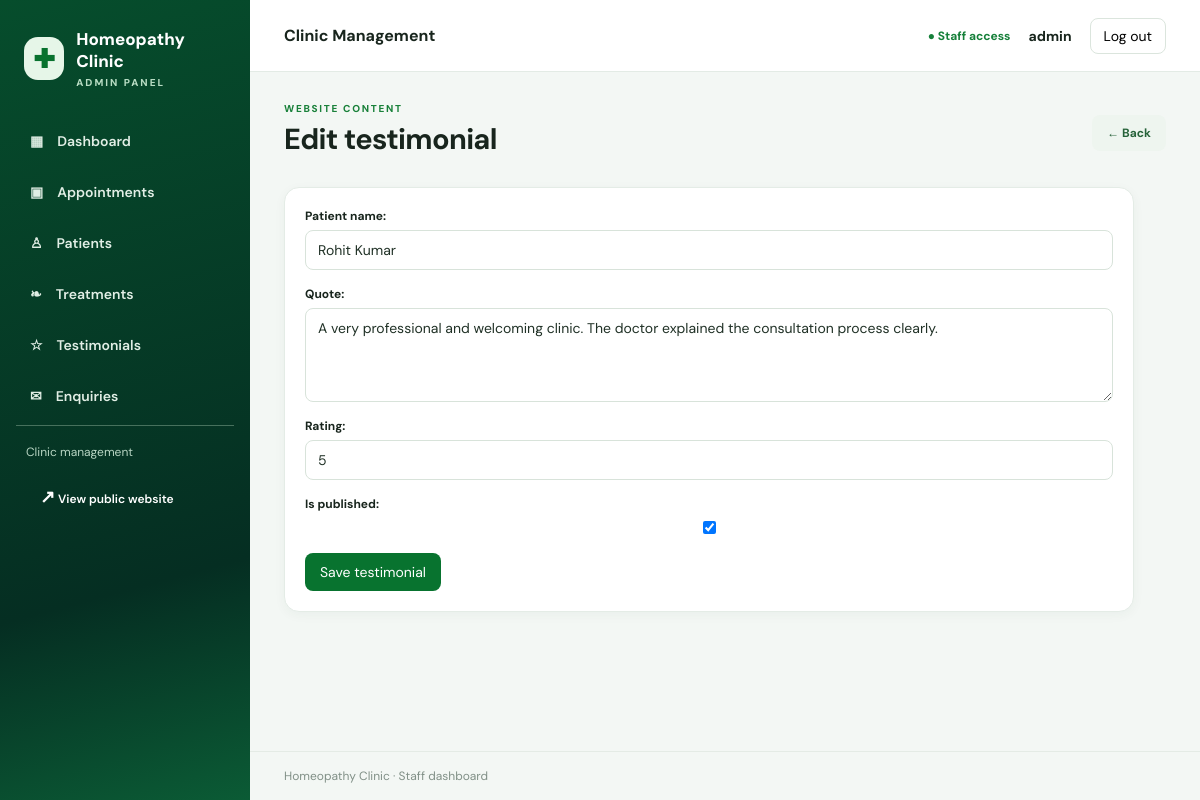
/clinic-admin/testimonials/2/edit/ (signed in), run on the app's committed database.
### website/models.py (models this page shows, shortened)
class Testimonial(models.Model):
    patient_name = models.CharField(max_length=100)
    quote = models.TextField()
    rating = models.PositiveSmallIntegerField(default=5)
    is_published = models.BooleanField(default=True)
    created_at = models.DateTimeField(auto_now_add=True)
    class Meta:
        ordering = ['-created_at']

### clinic_dashboard/views.py (the view)
# urls.py: path('testimonials/<int:pk>/edit/', views.testimonial_edit, name='testimonial_edit'),
@staff_member_required
def testimonial_edit(request, pk):
    obj = get_object_or_404(Testimonial, pk=pk)
    form = TestimonialForm(request.POST or None, instance=obj)
    if request.method == 'POST' and form.is_valid():
        form.save(); messages.success(request, 'Testimonial updated.'); return redirect('clinic_dashboard:testimonials')
    return render(request, 'clinic_dashboard/testimonial_form.html', {'form': form, 'page_title': 'Edit testimonial'})

### clinic_dashboard/forms.py
class TestimonialForm(forms.ModelForm):
    class Meta:
        model = Testimonial
        fields = ['patient_name', 'quote', 'rating', 'is_published']
        widgets = {'quote': forms.Textarea(attrs={'rows': 4})}

### clinic_dashboard/context_processors.py (called while the page is built)
def clinic_dashboard_context(request):
    return {'now': timezone.localtime()}

### templates/clinic_dashboard/testimonial_form.html
{% extends 'clinic_dashboard/base.html' %}{% block title %}{{ page_title }}{% endblock %}{% block content %}<div class="page-heading"><div><p class="eyebrow">WEBSITE CONTENT</p><h1>{{ page_title }}</h1></div><a class="btn btn-light" href="{% url 'clinic_dashboard:testimonials' %}">← Back</a></div><section class="panel form-panel"><form method="post">{% csrf_token %}{{ form.as_p }}<button class="btn" type="submit">Save testimonial</button></form></section>{% endblock %}

### templates/clinic_dashboard/base.html (shortened to what this page needs)
{% load static %}
<!doctype html>
<html lang="en">
<head>
    <link rel="stylesheet" href="{% static 'dashboard/css/admin.css' %}">{% block extra_head %}{% endblock %}
</head>
<body class="admin-body">
    <aside class="sidebar">
        <a class="admin-brand" href="{% url 'clinic_dashboard:dashboard' %}">
            <span class="brand-mark">✚</span>
            <span>Homeopathy Clinic<small>ADMIN PANEL</small></span>
        </a>
        <nav class="side-nav">
            <a href="{% url 'clinic_dashboard:dashboard' %}" class="{% if request.resolver_match.url_name == 'dashboard' %}active{% endif %}">▦ <span>Dashboard</span></a>
            <a href="{% url 'clinic_dashboard:appointments' %}">▣ <span>Appointments</span></a>
            <a href="{% url 'clinic_dashboard:patients' %}">♙ <span>Patients</span></a>
            <a href="{% url 'clinic_dashboard:treatments' %}">❧<span>Treatments</span></a>
            <a href="{% url 'clinic_dashboard:testimonials' %}">☆ <span>Testimonials</span></a>
            <a href="{% url 'clinic_dashboard:enquiries' %}">✉ <span>Enquiries</span></a>
        <div class="sidebar-bottom"><span>Clinic management</span><a href="{% url 'home' %}" target="_blank"
                rel="noopener">↗ View public website</a></div>
    </aside>
    <div class="admin-main">
        <header class="topbar">
            <div class="topbar-title">Clinic Management</div>
            <div class="topbar-right">
                <span class="admin-online">● Staff access</span>
                <span class="admin-user">{{request.user.get_username }}</span>
                <form method="post" action="{% url 'clinic_dashboard:logout' %}">{% csrf_token %}<button
                        class="logout-btn" type="submit">Log out</button></form>
            </div>
        </header>
        <main class="content">
        {% block content %}
        {% endblock %}
        </main>
        <footer class="admin-footer">Homeopathy Clinic · Staff dashboard</footer>
    </div>
</body>
</html>

### static/dashboard/css/admin.css (style rules this page uses)
* { box-sizing: border-box }
.admin-body { margin: 0; background: #f3f7f4; color: #18251d; font-family: 'DM Sans', Arial, sans-serif; font-size: 14px }
.admin-body a { text-decoration: none; color: inherit }
.admin-body button, .admin-body input, .admin-body select, .admin-body textarea { font: inherit }
.sidebar { position: fixed; inset: 0 auto 0 0; width: 250px; background: linear-gradient(165deg, #064d2c, #052e22 72%, #0b5b35); color: #fff; padding: 24px 16px; display: flex; flex-direction: column; z-index: 5 }
.admin-brand { display: flex; align-items: center; gap: 12px; padding: 4px 8px 30px; font-size: 17px; font-weight: 800 }
.brand-mark { width: 43px; height: 43px; border-radius: 14px; background: #e6f6e8; color: #08722e; display: grid; place-items: center; font-size: 26px }
.admin-brand small { display: block; color: #b9ddc4; font-size: 10px; letter-spacing: 2px; margin-top: 4px }
.side-nav { display: grid; gap: 7px }
.side-nav a { display: flex; align-items: center; gap: 14px; padding: 13px 14px; border-radius: 11px; color: #e1eee5; font-weight: 600 }
.side-nav a:first-letter { font-size: 18px }
.sidebar-bottom { margin-top: auto; border-top: 1px solid #47715d; padding: 18px 10px 4px; color: #b8d5c3; font-size: 12px }
.sidebar-bottom a { display: block; margin-top: 12px; color: white }
.admin-main { margin-left: 250px; min-height: 100vh; display: flex; flex-direction: column }
.topbar { height: 72px; background: #fff; border-bottom: 1px solid #e3ebe5; display: flex; align-items: center; justify-content: space-between; padding: 0 34px; position: sticky; top: 0; z-index: 4 }
.topbar-title { font-weight: 700; font-size: 16px }
.topbar-right { display: flex; align-items: center; gap: 18px }
.admin-online { color: #16803a; font-size: 12px; font-weight: 700 }
.admin-user { font-weight: 700 }
.logout-btn { border: 1px solid #dbe5dd; background: #fff; padding: 8px 13px; border-radius: 8px; cursor: pointer }
.content { width: 100%; max-width: 1600px; margin: 0 auto; padding: 30px 34px 44px; flex: 1 }
.admin-footer { padding: 16px 34px; color: #819087; font-size: 12px; border-top: 1px solid #e4ebe5 }
.page-heading { display: flex; align-items: center; justify-content: space-between; gap: 20px; margin-bottom: 24px }
.page-heading h1 { font-size: 29px; margin: 3px 0 5px; letter-spacing: -.7px }
.eyebrow { color: #19813a; font-size: 10px; font-weight: 800; letter-spacing: 1.7px; margin: 0 0 5px }
.panel { background: #fff; border: 1px solid #e4ece6; border-radius: 15px; padding: 20px; box-shadow: 0 3px 12px #193e250b; min-width: 0 }
.admin-body input, .admin-body select, .admin-body textarea { border: 1px solid #d8e3da; border-radius: 8px; padding: 10px 12px; background: #fff; color: #203126; max-width: 100% }
.btn { display: inline-flex; align-items: center; justify-content: center; border: 0; border-radius: 8px; background: #08732f; color: #fff !important; padding: 10px 15px; font-weight: 700; font-size: 12px; cursor: pointer }
.btn-light { background: #eef5ef; color: #27633a !important }
.form-panel { max-width: 850px }
.form-panel form p { display: grid; gap: 6px; margin: 0 0 16px }
.form-panel label { font-weight: 700; font-size: 12px }
.form-panel input, .form-panel select, .form-panel textarea { width: 100% }
.form-panel input[type=checkbox] { width: auto }

### data on the page
Testimonial: patient_name "Rohit Kumar", quote "A very professional and welcoming clinic. The doctor explained the consultation process clearly.", rating "5", is_published "☑"

### other printed values
{{ request.user.get_username }} "admin"
{{ page_title }} "Edit testimonial"
